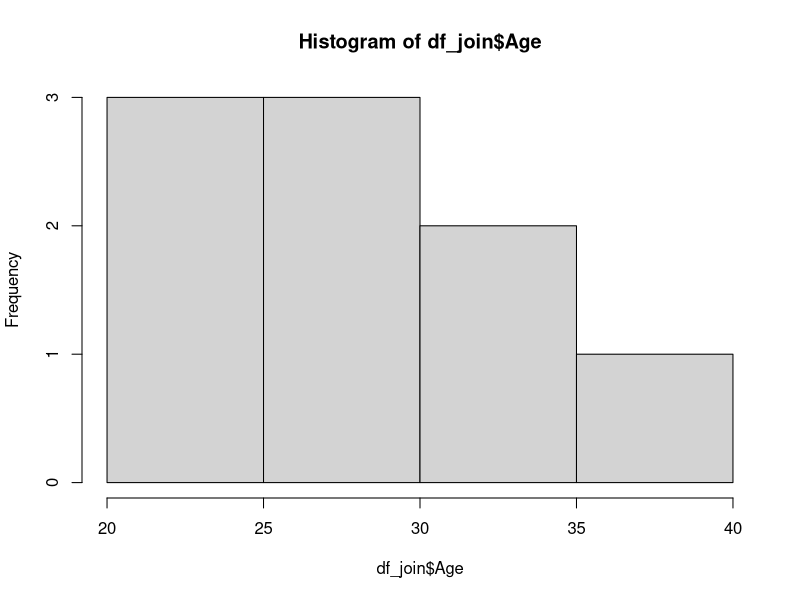
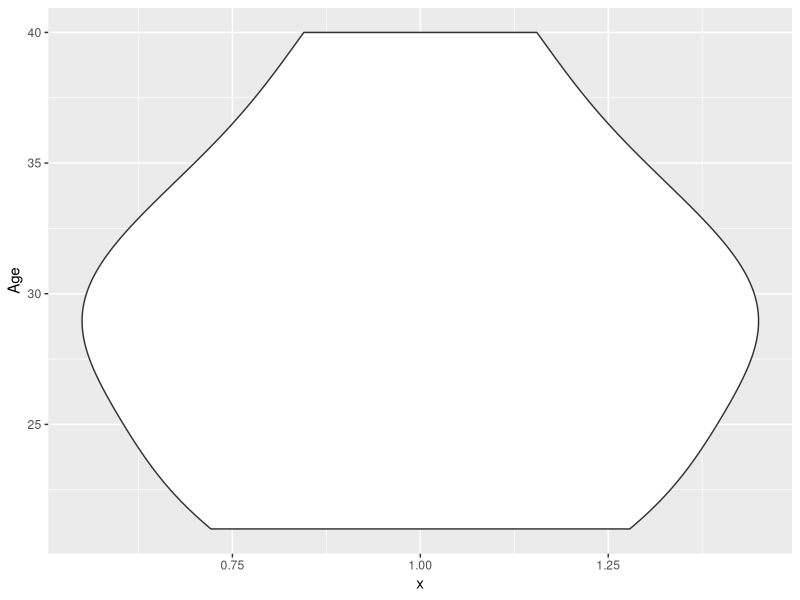
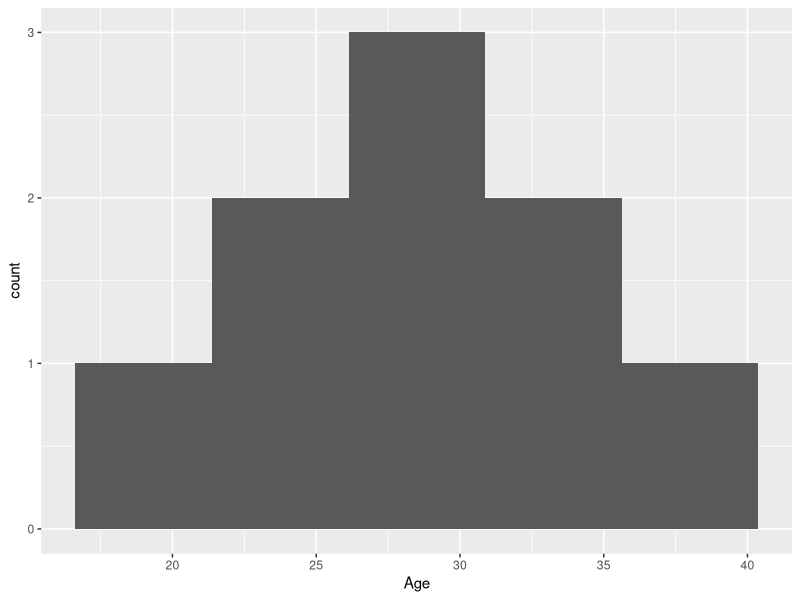

The R source for these figures, in order: (Note: this script raises an error after producing the figures.)
## ---- chunk 1
library(tidyverse)
library(ggforce)
## ---- chunk 2
df <- readxl::read_excel('../data/df_sales_1.xlsx') 
## ---- chunk 3
class(df)
## ---- chunk 4
# Base R 
df['Age']

# Tidyverse 
df %>% select(Age)
## ---- chunk 5
df <- df %>% 
  mutate(mood = "happy")
## ---- chunk 6
df <- df %>% 
  mutate(sales_diff = sales_2022 - sales_2020)
## ---- chunk 7
# Base R 
# df$sales_diff <- NULL

# Tidyverse 
df <- df %>%
  select(-sales_diff)
## ---- chunk 8
df <- df %>% 
  mutate(raise = ifelse(sales_2023 > sales_2022, "yes", "no"))
## ---- chunk 9
df <- df %>% 
  mutate(group = case_when(Age < 30 & Sex == "Female" ~ "young_female",
                           Age < 30 & Sex == "Male" ~ "young_male",
                           Age >= 30 & Sex == "Female" ~ "mature_female",
                           Age >= 30 & Sex == "Male" ~ "mature_male", 
                           .default = NA))
## ---- chunk 10
df %>% 
  select(starts_with('sales_'))
## ---- chunk 11
# Base R 
df[df$Age > 25 ,]

# Tidyverse 
df %>% 
  filter(Age > 25)
## ---- chunk 12
df %>% 
  filter(Age <= 30, sales_2022 > 200)
## ---- chunk 13
set.seed(101)

df_location <- data.frame(
  ID = c(1, 2, 3, 4, 5, 11, 12, 13, 14, 15),
  City = c("New York", "LA", "New York", "Chicago", "Miami", "Miami", "LA", "Chicago", "LA", "New York")
)

head(df_location)
## ---- chunk 14
df %>% 
  full_join(df_location, by = 'ID')
## ---- chunk 15
df %>% 
  left_join(df_location, by = 'ID')
## ---- chunk 16
df %>% 
  right_join(df_location, by = 'ID')
## ---- chunk 17
df_join <- df %>% 
  left_join(df_location, by = 'ID')
## ---- chunk 18
# Base R
colSums(is.na(df_join))

# Tidyverse
df_join %>% summarise(across(everything(), ~ sum(is.na(.))))
## ---- chunk 19
df_join %>% drop_na()
## ---- chunk 20
df_join %>% arrange(desc(sales_2022))
## ---- chunk 21
str(df_join)
## ---- chunk 22
head(df_join)
## ---- chunk 23
# Base R
table(df_join$City)

# Tidyverse
df_join %>% dplyr::count(City)
## ---- chunk 24
# Base R
range(df_join$Age, na.rm = TRUE)

# Tidyverse 
df_join %>%
  summarise(min_value = min(Age, na.rm = TRUE), 
            max_value = max(Age, na.rm = TRUE))
## ---- chunk 25
#base R

#no native violin plots, but you could use the vioplot package

hist(df_join$Age)
## ---- chunk 26
#tidyverse: 

ggplot(df_join, aes(x=1,y=Age)) +
  geom_violin()
  #if you want to add dots for the actual data points
  #geom_sina()

ggplot(df_join, aes(x=Age)) +
  geom_histogram(bins = 5)

## ---- chunk 27
paste('Alice', 'Hansen', sep = ' ')
## ---- chunk 28
df_join <- df_join %>% 
  mutate(Name = paste(Name, 'Hansen', sep = ' '))

head(df_join)
## ---- chunk 29
str_split_i('Alice Hansen', pattern = ' ', i = 1)
## ---- chunk 30
str_split_i('Alice_Hansen_Jensen', pattern = '_', i = 2)
## ---- chunk 31
df_join <- df_join %>% 
  mutate(Name = str_split_i(Name, pattern = ' ', i = 1))

head(df_join)
## ---- chunk 32
str_detect('Alice', 'A')
## ---- chunk 33
str_detect('Alice', 'B')
## ---- chunk 34
df_join %>% 
  mutate(A_in_name = str_detect(Name, 'A|a'),
         .after = Name) %>% 
  head()
## ---- chunk 35
str_replace_all('Hansen', 'n', 'N')
## ---- chunk 36
df_join %>% 
  mutate(NamE = str_replace_all(Name, 'e', 'E'),
         .after = Name) %>% 
  head()
## ---- chunk 37
df_sales_messy <- read_delim('../data/df_sales_messy.csv')
head(df_sales_messy)
## ---- chunk 38
df_sales_messy$Sex %>% 
  unique()
## ---- chunk 39
df_sales_messy$Sex %>% 
  str_trim() %>% 
  unique()
## ---- chunk 40
df_sales_clean <- df_sales_messy %>% 
  mutate(Sex = str_trim(Sex))
## ---- chunk 41
df_sales_clean$Sex %>% 
  unique()
## ---- chunk 42
df_join$raise
## ---- chunk 43
grep(pattern = 'yes', x = df_tidyverse_join$raise) # Returns indexes of values that match

grep(pattern = 'yes', x = df_tidyverse_join$raise, value = TRUE) # Returns values that match

grep(pattern = 'y', x = df_tidyverse_join$raise, value = TRUE) # can handle sub strings 

grep(pattern = 'maybe', x = df_tidyverse_join$raise) 
## ---- chunk 44
grepl(pattern = 'yes', df_tidyverse_join$raise)

grepl(pattern = 'y', df_tidyverse_join$raise)

grepl(pattern = 'maybe', df_tidyverse_join$raise) 
## ---- chunk 45
gsub(pattern = "yes", replacement = "YES", x = df_tidyverse_join$raise)
## ---- chunk 46
df_tidyverse_join$Name
## ---- chunk 47
df_tidyverse_join$Name[1]
## ---- chunk 48
df_tidyverse_join$Name[1:5]
## ---- chunk 49
df_tidyverse_join$Name[2:5]
## ---- chunk 50
writexl::write_xlsx(df_tidyverse_join, '../out/sales_data_2.xlsx')
